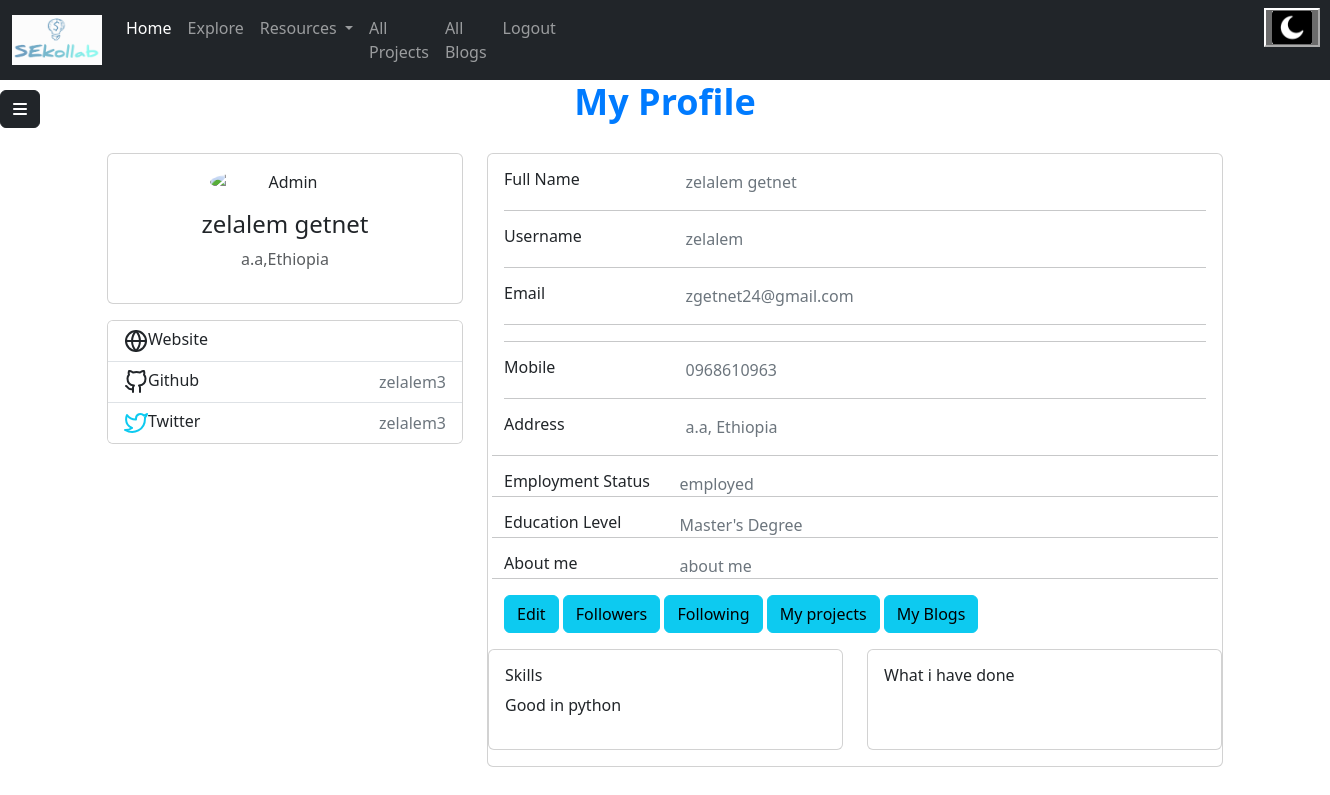
The page /myprofile (signed in) on the database its author committed.
### models.py (models this page shows)
class User(UserMixin, db.Model):
    __tablename__ = "users"
    id = Column(Integer, primary_key=True, autoincrement=True)
    email = Column(String(100), unique=True)
    username = Column(String)
    fname = Column(String(30), nullable=False)
    lname = Column(String(30), nullable=False)
    profile_photo = Column(String)
    about_me = Column(String, nullable=False)
    phone_number = Column(String(11), nullable=False)
    age = Column(String(11), nullable=False)
    status = Column(String, nullable=False)
    skills = Column(String, nullable=False)
    portfolio = Column(String)
    password = Column(String(100))
    date = Column(String, nullable=False, default=datetime.date.today().strftime("%B %d, %Y"))
    is_active = db.Column(db.Boolean, default=True)
    country = Column(String, nullable=False)
    City = Column(String, nullable=False)
    twitter = Column(String)
    github = Column(String)
    education_status = Column(String)
    employment_status=Column(String, nullable=False)
    blogs = relationship("Blog", back_populates="author")
    comments = relationship("Userscomment", back_populates="user")
    liked_blogs = relationship("Blog", secondary='liked_blogs', backref='liking_users')
    collabration = relationship("Collabration", back_populates="user")
    followers = relationship("Follower", foreign_keys="[Follower.user_id]",back_populates="followed_user")
    following = relationship("Follower", foreign_keys="[Follower.follower_id]", back_populates="follower")
    interests = relationship("Interest", back_populates="user")

### main.py (the view)
@app.route("/myprofile", methods=['GET' , "POST"])
@login_required
def myprofile():
    userid = current_user.id
    user = User.query.filter_by(id=userid).first()
    return render_template("myprofile.html", user=user)

### main.py (called while the page is built)
@login_manager.user_loader
def load_user(user_id):
    return User.query.get(int(user_id))

### templates/myprofile.html (shortened to what this page needs)
<!DOCTYPE html>
<html lang="en">
<head>
  <link rel="stylesheet" href="../static/css/sidebar.css">
    <link href="https://cdn.jsdelivr.net/npm/bootstrap@5.3.3/dist/css/bootstrap.min.css" rel="stylesheet">
</head>
<body>
{% include "navigationloggedin.html" %}
{% include "sidebar.html" %}
   <div class="container">
    <div class="main-body">
     <h1 style=" text-align: center;
            font-size: 36px;
            font-weight: bold;
            color: #007bff;
            margin-bottom: 30px;">My Profile</h1>
          <div class="row gutters-sm">
            <div class="col-md-4 mb-3">
              <div class="card">
                <div class="card-body">
                  <div class="d-flex flex-column align-items-center text-center">
                    <img src="../{{ user.profile_photo }}" alt="Admin" class="rounded-circle" width="150">
                    <div class="mt-3">
                      <h4>{{ user.fname }} {{ user.lname }}</h4>
                      <p class="text-muted font-size-sm">{{ user.City}},{{user.country}} </p>
                    </div>
                  </div>
                </div>
              </div>
              <div class="card mt-3">
                <ul class="list-group list-group-flush">
                  <li class="list-group-item d-flex justify-content-between align-items-center flex-wrap">
                    <h6 class="mb-0">Website</h6>
                  </li>
                  <li class="list-group-item d-flex justify-content-between align-items-center flex-wrap">
                    <h6 class="mb-0">Github</h6>
                    <span class="text-secondary">{{ user.github }}</span>
                  </li>
                  <li class="list-group-item d-flex justify-content-between align-items-center flex-wrap">
                    <h6 class="mb-0">Twitter</h6>
                    <span class="text-secondary">{{ user.twitter }}</span>
                  </li>
                </ul>
              </div>
            </div>
            <div class="col-md-8">
              <div class="card mb-3">
                <div class="card-body">
                  <div class="row">
                    <div class="col-sm-3">
                      <h6 class="mb-0">Full Name</h6>
                    </div>
                    <div class="col-sm-9 text-secondary">
                      {{ user.fname }} {{ user.lname }}
                    </div>
                  </div>
                        <hr>
                  <div class="row">
                    <div class="col-sm-3">
                      <h6 class="mb-0">Username</h6>
                    </div>
                    <div class="col-sm-9 text-secondary">
                      {{ user.username }}
                    </div>
                  </div>
                  <hr>
                  <div class="row">
                    <div class="col-sm-3">
                      <h6 class="mb-0">Email</h6>
                    </div>
                    <div class="col-sm-9 text-secondary">
                      {{ user.email }}
                    </div>
                  </div>
                  <hr>
                  <hr>
                  <div class="row">
                    <div class="col-sm-3">
                      <h6 class="mb-0">Mobile</h6>
                    </div>
                    <div class="col-sm-9 text-secondary">
                      {{ user.phone_number }}
                    </div>
                  </div>
                  <hr>
                  <div class="row">
                    <div class="col-sm-3">
                      <h6 class="mb-0">Address</h6>
                    </div>
                    <div class="col-sm-9 text-secondary">
                      <p class="text">{{ user.City }}, {{ user.country }}</p?
                  </div>
                  <hr>
                   <div class="row">
                    <div class="col-sm-3">
                      <h6 class="mb-0">Employment Status</h6>
                    </div>
                    <div class="col-sm-9 text-secondary">
                       {{ user.employment_status }}
                    </div>
                  </div>
                  <hr>
                     <div class="row">
                    <div class="col-sm-3">
                      <h6 class="mb-0">Education Level</h6>
                    </div>
                    <div class="col-sm-9 text-secondary">
                       {{ user.education_status }}
                    </div>
                  </div>
                  <hr>
                     <div class="row">
                    <div class="col-sm-3">
                      <h6 class="mb-0">About me </h6>
                    </div>
                    <div class="col-sm-9 text-secondary">
                      {{ user.about_me }}
                    </div>
                  </div>
                  <hr>
                  <div class="row">
                    <div class="col-sm-12">
                      <a class="btn btn-info "  href="{{ url_for('editprofile')}}">Edit</a>
                       <a href="{{ url_for('myfollowers') }}"><button type="button" class="btn btn-info" >Followers</button></a>
                      <a href="{{ url_for('myfollowing') }}"><button type="button" class="btn btn-info">Following</button></a>
                      <a href="{{ url_for('myprojects') }}"><button type="button" class="btn btn-info">My projects</button></a>
                      <a href="{{ url_for('myblogs') }}"><button type="button" class="btn btn-info">My Blogs</button></a>
                    </div>
                  </div>
                </div>
              </div>
              <div class="row gutters-sm">
                <div class="col-sm-6 mb-3">
                  <div class="card h-100">
                    <div class="card-body">
                     <h6> Skills</h6>
                      <p>{{ user.skills }}</p>
                    </div>
                  </div>
                </div>
                <div class="col-sm-6 mb-3">
                  <div class="card h-100">
                    <div class="card-body">
                    <h6> What i have done</h6>
                  </div>
                </div>
              </div>
            </div>
          </div>
        </div>
    </div>
</body>
</html>

### static/css/sidebar.css (style rules this page uses)
a { text-decoration: none; }
li { color: black; }

### rows shown on the page
User: fname "zelalem", lname "getnet", City "a.a", country "Ethiopia", github "zelalem3", twitter "zelalem3", username "zelalem", email "zgetnet24@gmail.com", phone_number "0968610963", employment_status "employed", education_status "Master's Degree", about_me "about me", skills "Good in python"
